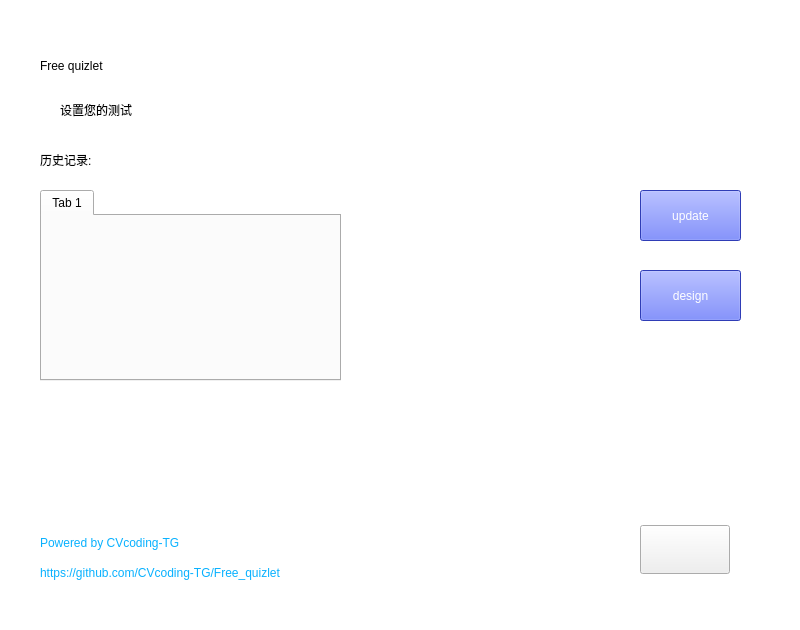
<?xml version="1.0" encoding="UTF-8"?>
<ui version="4.0">
 <class>Form</class>
 <widget class="QWidget" name="Form">
  <property name="geometry">
   <rect>
    <x>0</x>
    <y>0</y>
    <width>800</width>
    <height>630</height>
   </rect>
  </property>
  <property name="windowTitle">
   <string>Free_quizlet</string>
  </property>
  <widget class="QWidget" name="widget_mainSet_B" native="true">
   <property name="geometry">
    <rect>
     <x>0</x>
     <y>0</y>
     <width>800</width>
     <height>630</height>
    </rect>
   </property>
   <widget class="QLabel" name="lb_background_B">
    <property name="geometry">
     <rect>
      <x>0</x>
      <y>0</y>
      <width>800</width>
      <height>630</height>
     </rect>
    </property>
    <property name="styleSheet">
     <string notr="true">background-color: rgb(255, 255, 255);</string>
    </property>
    <property name="text">
     <string/>
    </property>
   </widget>
   <widget class="QLabel" name="lb_title_B">
    <property name="geometry">
     <rect>
      <x>40</x>
      <y>50</y>
      <width>192</width>
      <height>31</height>
     </rect>
    </property>
    <property name="styleSheet">
     <string notr="true">font: 22pt &quot;华文中宋&quot;;</string>
    </property>
    <property name="text">
     <string>Free quizlet</string>
    </property>
   </widget>
   <widget class="QLabel" name="lb_noteI_B">
    <property name="geometry">
     <rect>
      <x>60</x>
      <y>90</y>
      <width>192</width>
      <height>40</height>
     </rect>
    </property>
    <property name="styleSheet">
     <string notr="true">font: 24pt &quot;华文中宋&quot;;</string>
    </property>
    <property name="text">
     <string>&lt;html&gt;&lt;head/&gt;&lt;body&gt;&lt;p&gt;设置您的测试&lt;/p&gt;&lt;/body&gt;&lt;/html&gt;</string>
    </property>
   </widget>
   <widget class="QLabel" name="lb_imageI_B">
    <property name="geometry">
     <rect>
      <x>670</x>
      <y>50</y>
      <width>76</width>
      <height>80</height>
     </rect>
    </property>
    <property name="text">
     <string/>
    </property>
    <property name="pixmap">
     <pixmap>../images/ui_B/lb_imageI_B.png</pixmap>
    </property>
   </widget>
   <widget class="QPushButton" name="pb_start_B">
    <property name="geometry">
     <rect>
      <x>640</x>
      <y>525</y>
      <width>90</width>
      <height>49</height>
     </rect>
    </property>
    <property name="text">
     <string/>
    </property>
    <property name="icon">
     <iconset>
      <normaloff>../images/ui_B/pb_start_B.png</normaloff>../images/ui_B/pb_start_B.png</iconset>
    </property>
    <property name="iconSize">
     <size>
      <width>90</width>
      <height>50</height>
     </size>
    </property>
   </widget>
   <widget class="QTabWidget" name="tw_history_B">
    <property name="geometry">
     <rect>
      <x>40</x>
      <y>190</y>
      <width>301</width>
      <height>191</height>
     </rect>
    </property>
    <property name="currentIndex">
     <number>0</number>
    </property>
    <widget class="QWidget" name="tab_historyI_B">
     <attribute name="title">
      <string>Tab 1</string>
     </attribute>
    </widget>
   </widget>
   <widget class="QLabel" name="lb_history_B">
    <property name="geometry">
     <rect>
      <x>40</x>
      <y>145</y>
      <width>120</width>
      <height>30</height>
     </rect>
    </property>
    <property name="styleSheet">
     <string notr="true">font: 20pt &quot;华文中宋&quot;;</string>
    </property>
    <property name="text">
     <string>历史记录:</string>
    </property>
   </widget>
   <widget class="QPushButton" name="pb_update_B">
    <property name="geometry">
     <rect>
      <x>640</x>
      <y>190</y>
      <width>101</width>
      <height>51</height>
     </rect>
    </property>
    <property name="styleSheet">
     <string notr="true">color: rgb(255, 255, 255);
background-color: rgb(66, 85, 255);
font: 22pt &quot;微软雅黑&quot;;</string>
    </property>
    <property name="text">
     <string>update</string>
    </property>
   </widget>
   <widget class="QPushButton" name="pb_design_B">
    <property name="geometry">
     <rect>
      <x>640</x>
      <y>270</y>
      <width>101</width>
      <height>51</height>
     </rect>
    </property>
    <property name="styleSheet">
     <string notr="true">color: rgb(255, 255, 255);
background-color: rgb(66, 85, 255);
font: 22pt &quot;微软雅黑&quot;;</string>
    </property>
    <property name="text">
     <string>design</string>
    </property>
   </widget>
   <widget class="QLabel" name="lb_noteII_B">
    <property name="geometry">
     <rect>
      <x>40</x>
      <y>530</y>
      <width>241</width>
      <height>25</height>
     </rect>
    </property>
    <property name="styleSheet">
     <string notr="true">font: 14pt &quot;华文中宋&quot;;
color: rgb(8, 177, 255);</string>
    </property>
    <property name="text">
     <string>Powered by CVcoding-TG</string>
    </property>
   </widget>
   <widget class="QLabel" name="lb_noteIII_B">
    <property name="geometry">
     <rect>
      <x>40</x>
      <y>560</y>
      <width>441</width>
      <height>25</height>
     </rect>
    </property>
    <property name="styleSheet">
     <string notr="true">font: 14pt &quot;华文中宋&quot;;
color: rgb(8, 177, 255);</string>
    </property>
    <property name="text">
     <string>https://github.com/CVcoding-TG/Free_quizlet</string>
    </property>
   </widget>
  </widget>
 </widget>
 <resources/>
 <connections/>
</ui>
